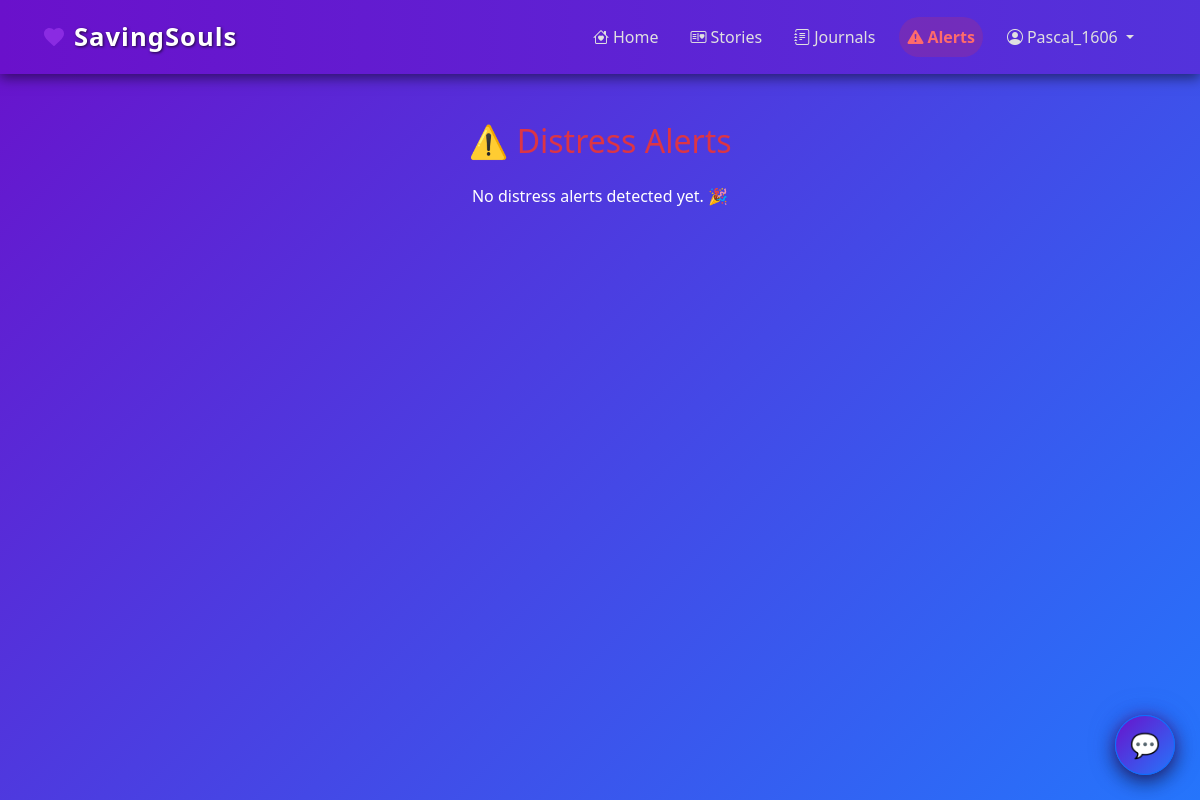
/alerts/ (signed in), run on an earlier commit of the app's database.
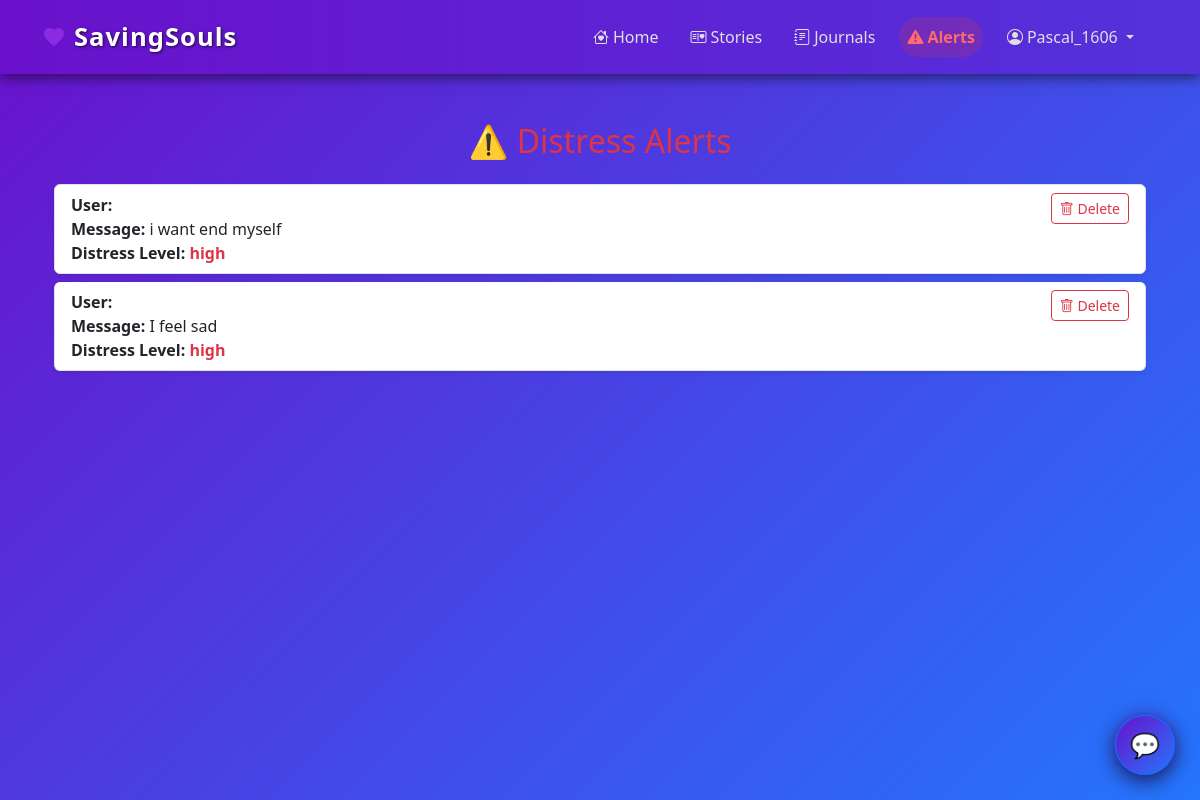
And on a later commit of the database.
### core/models.py (models this page shows, shortened)
class DistressAlert(models.Model):
    user = models.ForeignKey(User, on_delete=models.SET_NULL, null=True, blank=True)
    message = models.TextField()
    distress_level = models.CharField(max_length=20, blank=True, null=True)
    detected_at = models.DateTimeField(auto_now_add=True)
    reviewed = models.BooleanField(default=False)

### core/views.py (the view)
# urls.py: path("alerts/", views.distress_alerts, name="distress_alerts"),
@staff_member_required
def distress_alerts(request):
    alerts = DistressAlert.objects.order_by('-detected_at')
    return render(request, 'distress_alert.html', {'alerts': alerts})

### core/templates/distress_alert.html (shortened to what this page needs)
{% extends 'base.html' %}
{% load static %}
{% block content %}
<div class="container mt-5">
  <h2 class="mb-4 text-center text-danger">⚠️ Distress Alerts</h2>
  {% if alerts %}
    <div class="list-group">
      {% for alert in alerts %}
        <div class="list-group-item shadow-sm mb-2 rounded d-flex justify-content-between align-items-start">
          <div>
            <strong>User:</strong> {{ alert.user.username }}<br>
            <strong>Message:</strong> {{ alert.message }}<br>
            <strong>Distress Level:</strong>
            <span class="text-danger fw-bold">{{ alert.distress_level }}</span><br>
          </div>
          <form method="POST" action="{% url 'core:delete_alert' alert.id %}" onsubmit="return confirm('Are you sure you want to delete this alert?');">
            <button type="submit" class="btn btn-outline-danger btn-sm ms-3">
              <i class="bi bi-trash"></i> Delete
            </button>
          </form>
        </div>
      {% endfor %}
    </div>
  {% else %}
    <p class="text-center text-secondary" style="color: white !important;">No distress alerts detected yet. 🎉</p>
  {% endif %}
</div>
<link href="https://cdn.jsdelivr.net/npm/bootstrap-icons@1.10.5/font/bootstrap-icons.css" rel="stylesheet">
{% endblock %}

What changed in the data, as far as the page shows it:
added DistressAlert: message "i want end myself", distress_level "high"
added DistressAlert: message "I feel sad", distress_level "high"
Also different on the page:
text no longer shown: "No distress alerts detected yet. 🎉"
